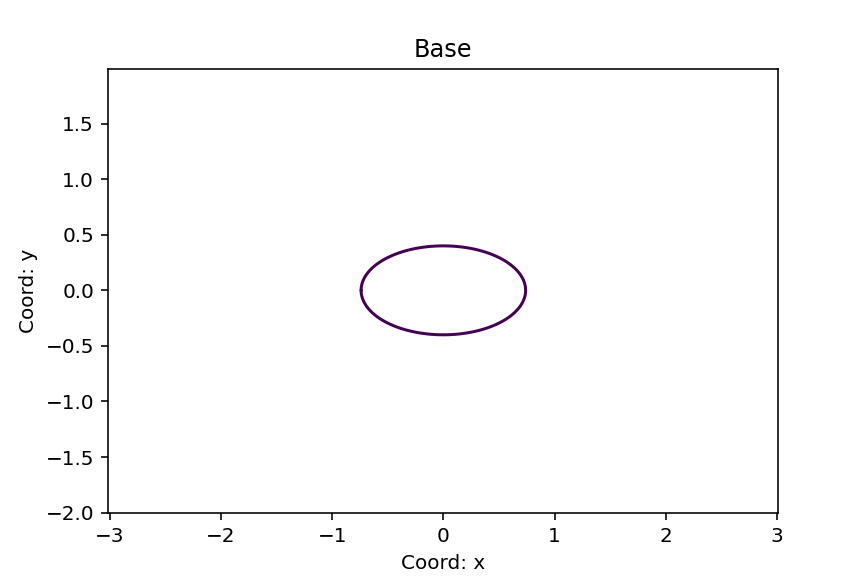

Recreate this plot in Python.
import matplotlib.pyplot as plt
import numpy as np



def elips(x0, x1, y0, y1, step, a = 0.74, b = 0.4):
    
    x = np.arange(x0, x1, step)
    y = np.arange(y0, y1, step)
    X, Y = np.meshgrid(x, y)
    fxy = X**2 / a**2 + Y**2 / b**2 - 1
    
    plt.contour(X, Y, fxy, levels = [0])

    
    
    plt.xlabel('Coord: x')
    plt.ylabel('Coord: y')
    plt.title('Base')
    # plt.grid()
    plt.axis('equal')
    plt.savefig('task_3.png')


if __name__ == '__main__':
    elips(-1, 1, -2, 2, 0.01)
